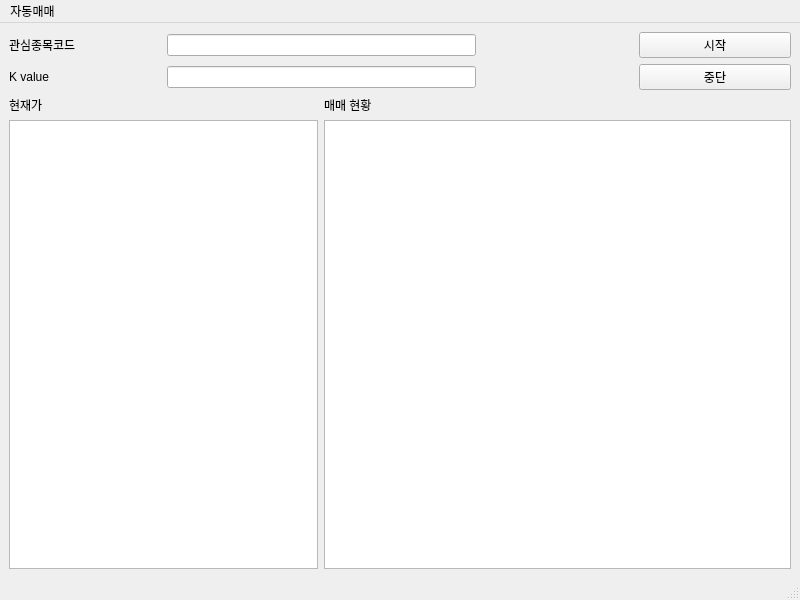
<?xml version="1.0" encoding="UTF-8"?>
<ui version="4.0">
    <class>MainWindow</class>
    <widget class="QMainWindow" name="MainWindow">
        <property name="geometry">
            <rect>
                <x>0</x>
                <y>0</y>
                <width>800</width>
                <height>600</height>
            </rect>
        </property>
        <property name="windowTitle">
            <string>국장에선 3%만 먹어도 감사하다 By DolphaGo</string>
        </property>
        <widget class="QWidget" name="centralwidget">
            <layout class="QGridLayout" name="gridLayout">
                <item row="2" column="0">
                    <widget class="QLabel" name="label_2">
                        <property name="text">
                            <string>K value</string>
                        </property>
                    </widget>
                </item>
                <item row="2" column="1" colspan="2">
                    <widget class="QLineEdit" name="k_value"/>
                </item>
                <item row="5" column="2">
                    <widget class="QLabel" name="label_4">
                        <property name="text">
                            <string>매매 현황</string>
                        </property>
                    </widget>
                </item>
                <item row="5" column="0">
                    <widget class="QLabel" name="label_3">
                        <property name="text">
                            <string>현재가</string>
                        </property>
                    </widget>
                </item>
                <item row="1" column="0">
                    <widget class="QLabel" name="label">
                        <property name="text">
                            <string>관심종목코드</string>
                        </property>
                    </widget>
                </item>
                <item row="6" column="2" colspan="3">
                    <widget class="QTextBrowser" name="buysell_log"/>
                </item>
                <item row="1" column="1" colspan="2">
                    <widget class="QLineEdit" name="code_list"/>
                </item>
                <item row="6" column="0" colspan="2">
                    <widget class="QTextBrowser" name="textboard"/>
                </item>
                <item row="1" column="4">
                    <widget class="QPushButton" name="button_start">
                        <property name="text">
                            <string>시작</string>
                        </property>
                    </widget>
                </item>
                <item row="2" column="4">
                    <widget class="QPushButton" name="button_stop">
                        <property name="text">
                            <string>중단</string>
                        </property>
                    </widget>
                </item>
            </layout>
        </widget>
        <widget class="QMenuBar" name="menubar">
            <property name="geometry">
                <rect>
                    <x>0</x>
                    <y>0</y>
                    <width>800</width>
                    <height>37</height>
                </rect>
            </property>
            <widget class="QMenu" name="menu">
                <property name="title">
                    <string>자동매매</string>
                </property>
            </widget>
            <addaction name="menu"/>
        </widget>
        <widget class="QStatusBar" name="statusbar"/>
    </widget>
    <resources/>
    <connections/>
</ui>
